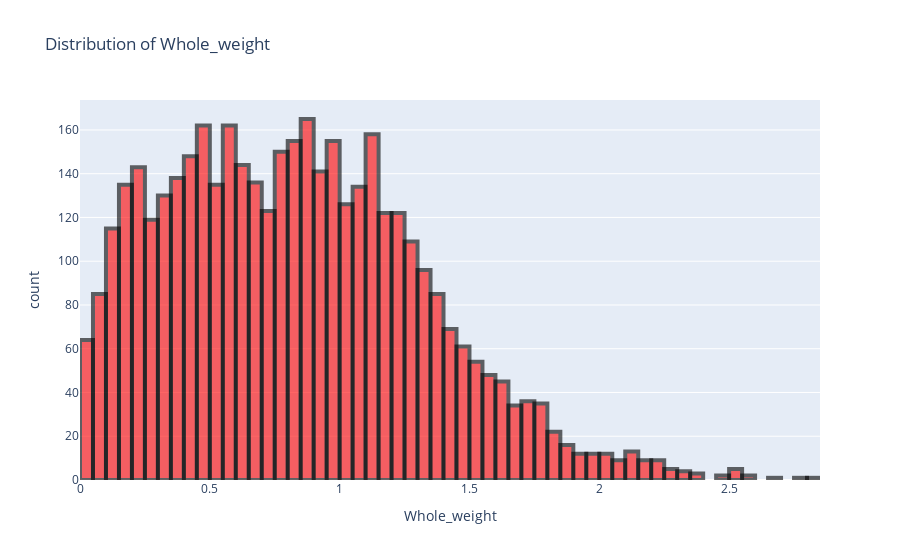
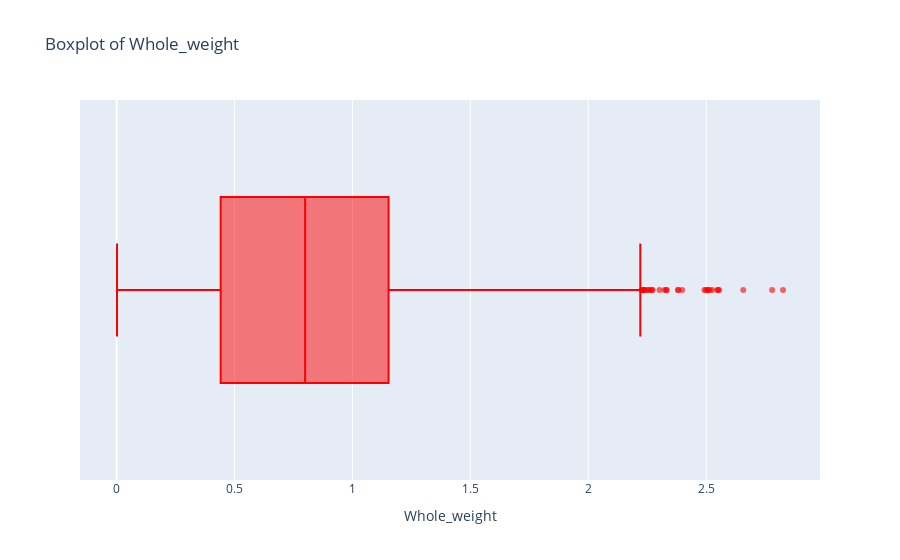

Notebook code for these charts, in order:
### Code cell
plt.figure(figsize=(20, 10))
fig = px.histogram(data_frame=abalone, x="Whole_weight", title="Distribution of Whole_weight")
fig.update_traces(marker={"color": "red", "opacity": 0.6, "line": {"width": 4, "color": "black"}})
fig.show()

plt.figure(figsize=(20, 10))
fig = px.box(data_frame=abalone, x="Whole_weight", title="Boxplot of Whole_weight")
fig.update_traces(marker={"color": "red", "opacity": 0.6})
fig.show()

### Figure 1 — Plotly figure (JSON) as saved in the notebook; plotly's stock layout.template omitted (floating-point values rounded to 4 significant figures; data arrays with more than 128 entries replaced by an {"elided": "..."} marker saying what was removed)
{"data": [{"alignmentgroup": "True", "bingroup": "x", "hovertemplate": "Whole_weight=%{x}<br>count=%{y}<extra></extra>", "legendgroup": "", "marker": {"color": "red", "line": {"color": "black", "width": 4}, "opacity": 0.6, "pattern": {"shape": ""}}, "name": "", "offsetgroup": "", "orientation": "v", "showlegend": false, "type": "histogram", "x": {"elided": "4177 float values"}, "xaxis": "x", "yaxis": "y"}], "layout": {"barmode": "relative", "legend": {"tracegroupgap": 0}, "title": {"text": "Distribution of Whole_weight"}, "xaxis": {"anchor": "y", "domain": [0, 1], "title": {"text": "Whole_weight"}}, "yaxis": {"anchor": "x", "domain": [0, 1], "title": {"text": "count"}}}}

### Figure 2 — Plotly figure (JSON) as saved in the notebook; plotly's stock layout.template omitted (floating-point values rounded to 4 significant figures; data arrays with more than 128 entries replaced by an {"elided": "..."} marker saying what was removed)
{"data": [{"alignmentgroup": "True", "hovertemplate": "Whole_weight=%{x}<extra></extra>", "legendgroup": "", "marker": {"color": "red", "opacity": 0.6}, "name": "", "notched": false, "offsetgroup": "", "orientation": "h", "showlegend": false, "type": "box", "x": {"elided": "4177 float values"}, "x0": " ", "xaxis": "x", "y0": " ", "yaxis": "y"}], "layout": {"boxmode": "group", "legend": {"tracegroupgap": 0}, "title": {"text": "Boxplot of Whole_weight"}, "xaxis": {"anchor": "y", "domain": [0, 1], "title": {"text": "Whole_weight"}}, "yaxis": {"anchor": "x", "domain": [0, 1]}}}
